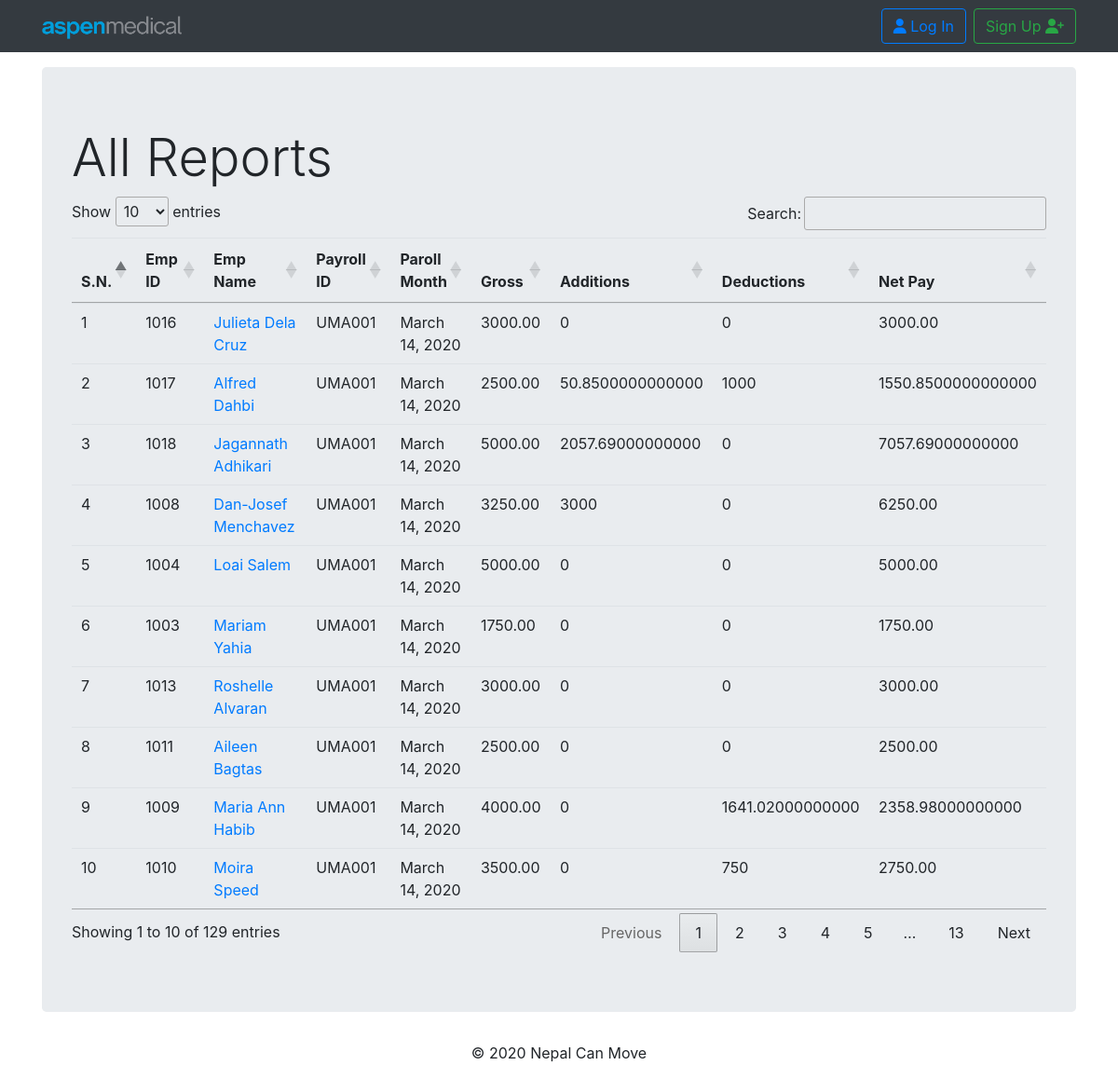
Screenshot of /payroll/salary_report/ with the database file from the repository.
### payroll/models.py (models this page shows, shortened)
class Report(models.Model):
    employee_id         = models.CharField(max_length=60)
    first_name          = models.CharField(max_length=60, blank=True,null=True)
    last_name           = models.CharField(max_length=60, blank=True,null=True)
    department          = models.CharField(max_length=60, blank=True,null=True)
    designation         = models.CharField(max_length=40, null=True, blank=True)
    work_permit_choice  = (('Uniteam', 'Uniteam'),('Aspen', 'Aspen'),('Uniteam(Br2)', 'Uniteam(Br2)'),)
    work_permit         = models.CharField(max_length=60, choices=work_permit_choice)
    cost_center         = models.ForeignKey(CostCenter, related_name='department_name', on_delete=models.CASCADE,null=True,blank=True)
    payroll_id          = models.CharField(max_length=90, blank=True,null=True)
    payroll_month       = models.DateField(null=True, blank=True)
    start_date          = models.DateField(null=True, blank=True)
    finish_date         = models.DateField(null=True, blank=True)
    mode_of_payment     = models.CharField(max_length=90, blank=True,null=True)
    basic_salary        = models.DecimalField(max_digits=10, decimal_places=2, blank=True,null=True)
    housing_allowance   = models.DecimalField(max_digits=10, decimal_places=2, blank=True,null=True)
    transportation_allowance = models.DecimalField(max_digits=10, decimal_places=2, blank=True,null=True)
    other               = models.DecimalField(max_digits=12, decimal_places=2, blank=True,null=True)
    lowp_deduction      = models.DecimalField(max_digits=12, decimal_places=2, blank=True,null=True)
    @property
    def full_name(self):
        return str(self.first_name) +" "+ str(self.last_name)
    @property
    def gross_pay(self):
        others = self.other or 0
        return self.basic_salary + self.housing_allowance + self.transportation_allowance + others

### payroll/views.py (the view)
# urls.py: path('salary_report/',views.SalaryReport.as_view(),name='salary_report_list'),
class SalaryReport(ListView):
    template_name = 'payroll/salary_report.html'
    context_object_name = 'salary_report_list'
    model = models.Report
    def get_context_data(self, *args, **kwargs):
        context = super(SalaryReport,self).get_context_data(*args,**kwargs)
        list = context['salary_report_list']
        data = []
        for i in list:
            empAdd = models.Additionalpays.objects.filter(report=i).aggregate(Sum('amount'))['amount__sum']
            empDed = models.Deductions.objects.filter(report=i).aggregate(Sum('amount'))['amount__sum']
            empAddAmount = empAdd or 0
            empDedAmount = empDed or 0
            netPay = (i.gross_pay + empAddAmount) - empDedAmount
            data.append([i,empAddAmount, empDedAmount,netPay])
        context['data'] = data
        return context

### payroll/templates/payroll/salary_report.html (shortened to what this page needs)
{% extends "base.html" %}
{% block content %}
{% load humanize %}
  <div class="jumbotron mt-3">
    <h2 class="display-4">All Reports</h2>
  <table class="table table-hover" id="table_id">
    <thead>
      <tr>
        <th>S.N.</th>
        <th>Emp ID</th>
        <th>Emp Name</th>
        <th>Payroll ID</th>
        <th>Paroll Month</th>
        <th>Gross</th>
        <th>Additions</th>
        <th>Deductions</th>
        <th>Net Pay</th>
      </tr>
    </thead>
    <tbody>
      {% for report in data%}
      <tr>
        <td> {{ forloop.counter }}</td>
        <td> {{report.0.employee_id}}</td>
        <td> <a href="{% url 'payroll:report_detail' pk=report.0.pk %}"> {{report.0.full_name}} </a> </td>
        <td> {{report.0.payroll_id}}</td>
        <td> {{report.0.payroll_month}}</td>
        <td> {{report.0.gross_pay}}</td>
        <td> {{report.1}}</td>
        <td> {{report.2}}</td>
        <td> {{report.3}}</td>
      </tr>
      {% endfor %}
    </tbody>
  </table>
</div>
{% endblock %}

### rows the page displays
Report: employee "1016", first_name+last_name "Julieta Dela Cruz", payroll "UMA001", payroll_month "March 14, 2020", other+basic_salary+housing_allowance "3000.00", report "0", report "3000.00"
Report: employee "1017", first_name+last_name "Alfred Dahbi", payroll "UMA001", payroll_month "March 14, 2020", other+basic_salary+housing_allowance "2500.00", report "50.8500000000000", report "1000", report "1550.8500000000000"
Report: employee "1018", first_name+last_name "Jagannath Adhikari", payroll "UMA001", payroll_month "March 14, 2020", other+basic_salary+housing_allowance "5000.00", report "2057.69000000000", report "0", report "7057.69000000000"
Report: employee "1008", first_name+last_name "Dan-Josef Menchavez", payroll "UMA001", payroll_month "March 14, 2020", other+basic_salary+housing_allowance "3250.00", report "3000", report "0", report "6250.00"
Report: employee "1004", first_name+last_name "Loai Salem", payroll "UMA001", payroll_month "March 14, 2020", other+basic_salary+housing_allowance "5000.00", report "0", report "5000.00"
Report: employee "1003", first_name+last_name "Mariam Yahia", payroll "UMA001", payroll_month "March 14, 2020", other+basic_salary+housing_allowance "1750.00", report "0", report "1750.00"
Report: employee "1013", first_name+last_name "Roshelle Alvaran", payroll "UMA001", payroll_month "March 14, 2020", other+basic_salary+housing_allowance "3000.00", report "0", report "3000.00"
Report: employee "1011", first_name+last_name "Aileen Bagtas", payroll "UMA001", payroll_month "March 14, 2020", other+basic_salary+housing_allowance "2500.00", report "0", report "2500.00"
Report: employee "1009", first_name+last_name "Maria Ann Habib", payroll "UMA001", payroll_month "March 14, 2020", other+basic_salary+housing_allowance "4000.00", report "0", report "1641.02000000000", report "2358.98000000000"
Report: employee "1010", first_name+last_name "Moira Speed", payroll "UMA001", payroll_month "March 14, 2020", other+basic_salary+housing_allowance "3500.00", report "0", report "750", report "2750.00"
